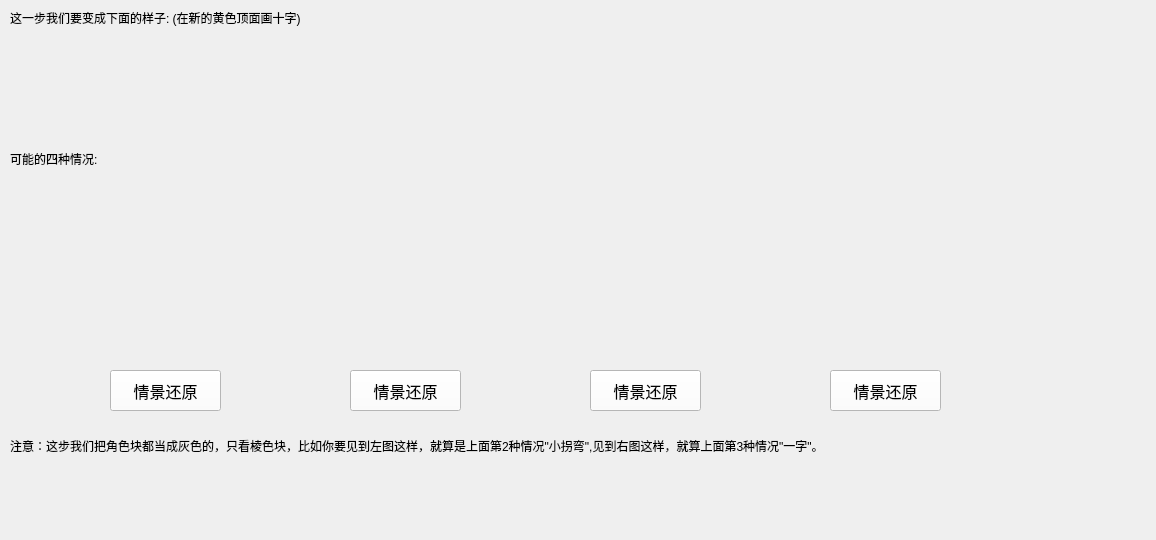
          <widget class="QWidget" name="step4_page1">
           <property name="geometry">
            <rect>
             <x>0</x>
             <y>0</y>
             <width>1156</width>
             <height>540</height>
            </rect>
           </property>
           <property name="font">
            <font>
             <pointsize>9</pointsize>
             <weight>50</weight>
             <bold>false</bold>
            </font>
           </property>
           <attribute name="label">
            <string>情景再现 &lt;---</string>
           </attribute>
           <widget class="QLabel" name="step4_page1_label2">
            <property name="geometry">
             <rect>
              <x>40</x>
              <y>30</y>
              <width>111</width>
              <height>111</height>
             </rect>
            </property>
            <property name="text">
             <string/>
            </property>
            <property name="pixmap">
             <pixmap resource="resources.qrc">:/qrc/4.jpg</pixmap>
            </property>
            <property name="scaledContents">
             <bool>true</bool>
            </property>
           </widget>
           <widget class="QLabel" name="step4_page1_label1">
            <property name="geometry">
             <rect>
              <x>10</x>
              <y>10</y>
              <width>301</width>
              <height>16</height>
             </rect>
            </property>
            <property name="styleSheet">
             <string notr="true">border-image: url(:/qrc/bai.JPG);</string>
            </property>
            <property name="text">
             <string>这一步我们要变成下面的样子: (在新的黄色顶面画十字)</string>
            </property>
           </widget>
           <widget class="QLabel" name="step4_page1_label3">
            <property name="geometry">
             <rect>
              <x>10</x>
              <y>150</y>
              <width>101</width>
              <height>16</height>
             </rect>
            </property>
            <property name="styleSheet">
             <string notr="true">border-image: url(:/qrc/bai.JPG);</string>
            </property>
            <property name="text">
             <string>&lt;html&gt;&lt;head/&gt;&lt;body&gt;&lt;p&gt;可能的四种情况:&lt;/p&gt;&lt;/body&gt;&lt;/html&gt;</string>
            </property>
           </widget>
           <widget class="QPushButton" name="btn_4_1">
            <property name="geometry">
             <rect>
              <x>110</x>
              <y>370</y>
              <width>111</width>
              <height>41</height>
             </rect>
            </property>
            <property name="font">
             <font>
              <pointsize>12</pointsize>
              <weight>50</weight>
              <bold>false</bold>
             </font>
            </property>
            <property name="styleSheet">
             <string notr="true">background-color: rgb(255, 255, 255);</string>
            </property>
            <property name="text">
             <string>情景还原</string>
            </property>
           </widget>
           <widget class="QLabel" name="step4_page1_label8">
            <property name="geometry">
             <rect>
              <x>10</x>
              <y>430</y>
              <width>821</width>
              <height>31</height>
             </rect>
            </property>
            <property name="styleSheet">
             <string notr="true">border-image: url(:/qrc/bai.JPG);</string>
            </property>
            <property name="text">
             <string>注意：这步我们把角色块都当成灰色的，只看棱色块，比如你要见到左图这样，就算是上面第2种情况&quot;小拐弯&quot;,见到右图这样，就算上面第3种情况&quot;一字&quot;。</string>
            </property>
           </widget>
           <widget class="QLabel" name="step4_page1_label9">
            <property name="geometry">
             <rect>
              <x>140</x>
              <y>470</y>
              <width>61</width>
              <height>61</height>
             </rect>
            </property>
            <property name="text">
             <string/>
            </property>
            <property name="pixmap">
             <pixmap resource="resources.qrc">:/qrc/4-5.jpg</pixmap>
            </property>
            <property name="scaledContents">
             <bool>true</bool>
            </property>
           </widget>
           <widget class="QLabel" name="step4_page1_label10">
            <property name="geometry">
             <rect>
              <x>300</x>
              <y>470</y>
              <width>71</width>
              <height>61</height>
             </rect>
            </property>
            <property name="text">
             <string/>
            </property>
            <property name="pixmap">
             <pixmap resource="resources.qrc">:/qrc/4-6.jpg</pixmap>
            </property>
           </widget>
           <widget class="QPushButton" name="btn_4_2">
            <property name="geometry">
             <rect>
              <x>350</x>
              <y>370</y>
              <width>111</width>
              <height>41</height>
             </rect>
            </property>
            <property name="font">
             <font>
              <pointsize>12</pointsize>
              <weight>50</weight>
              <bold>false</bold>
             </font>
            </property>
            <property name="styleSheet">
             <string notr="true">
background-color: rgb(255, 255, 255);</string>
            </property>
            <property name="text">
             <string>情景还原</string>
            </property>
           </widget>
           <widget class="QPushButton" name="btn_4_3">
            <property name="geometry">
             <rect>
              <x>590</x>
              <y>370</y>
              <width>111</width>
              <height>41</height>
             </rect>
            </property>
            <property name="font">
             <font>
              <pointsize>12</pointsize>
              <weight>50</weight>
              <bold>false</bold>
             </font>
            </property>
            <property name="styleSheet">
             <string notr="true">background-color: rgb(255, 255, 255);</string>
            </property>
            <property name="text">
             <string>情景还原</string>
            </property>
           </widget>
           <widget class="QPushButton" name="btn_4_4">
            <property name="geometry">
             <rect>
              <x>830</x>
              <y>370</y>
              <width>111</width>
              <height>41</height>
             </rect>
            </property>
            <property name="font">
             <font>
              <pointsize>12</pointsize>
              <weight>50</weight>
              <bold>false</bold>
             </font>
            </property>
            <property name="styleSheet">
             <string notr="true">background-color: rgb(255, 255, 255);</string>
            </property>
            <property name="text">
             <string>情景还原</string>
            </property>
           </widget>
           <widget class="QLabel" name="label_7">
            <property name="geometry">
             <rect>
              <x>40</x>
              <y>170</y>
              <width>1011</width>
              <height>201</height>
             </rect>
            </property>
            <property name="text">
             <string/>
            </property>
            <property name="pixmap">
             <pixmap resource="resources.qrc">:/qrc/11.JPG</pixmap>
            </property>
           </widget>
          </widget>
